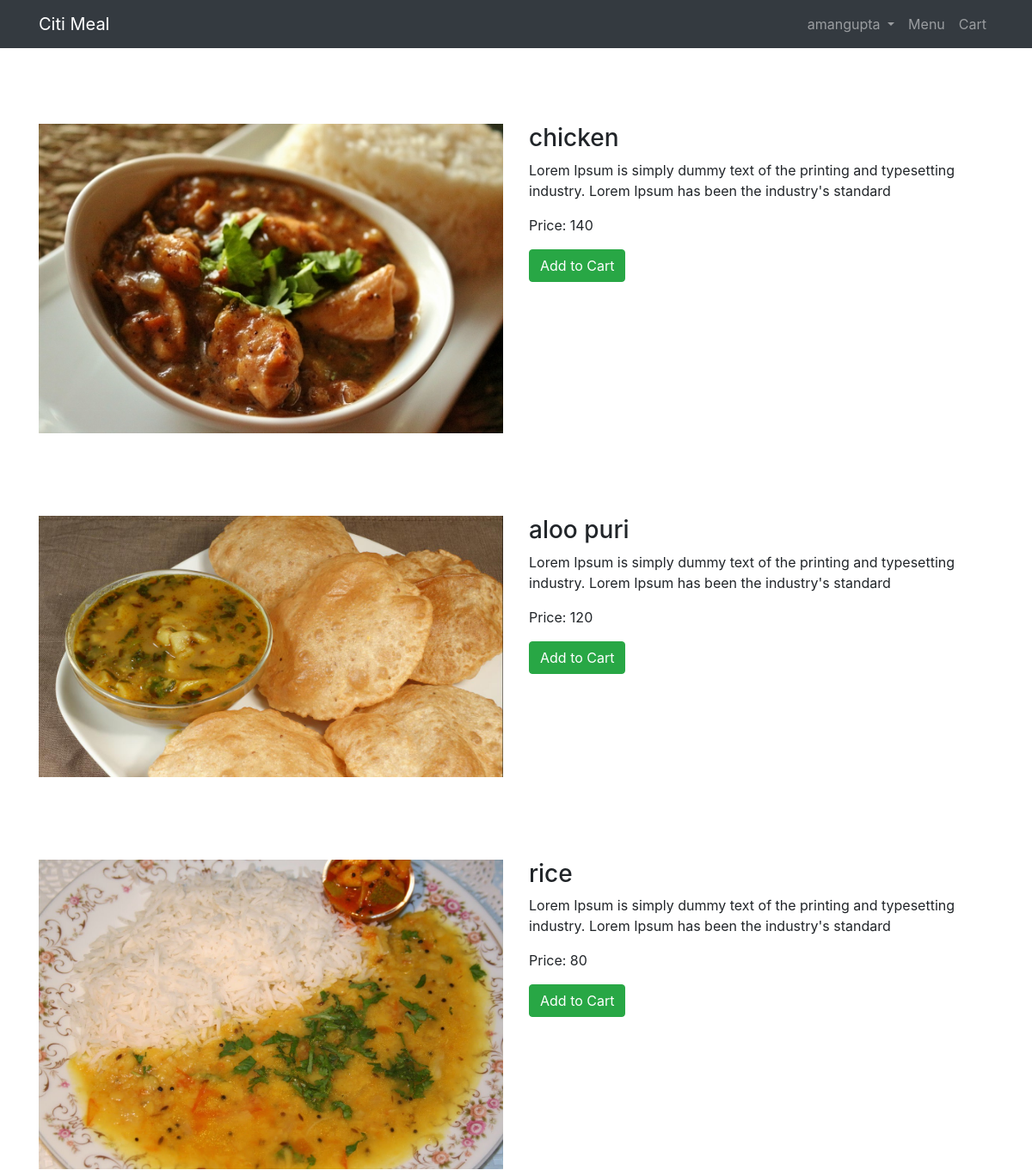
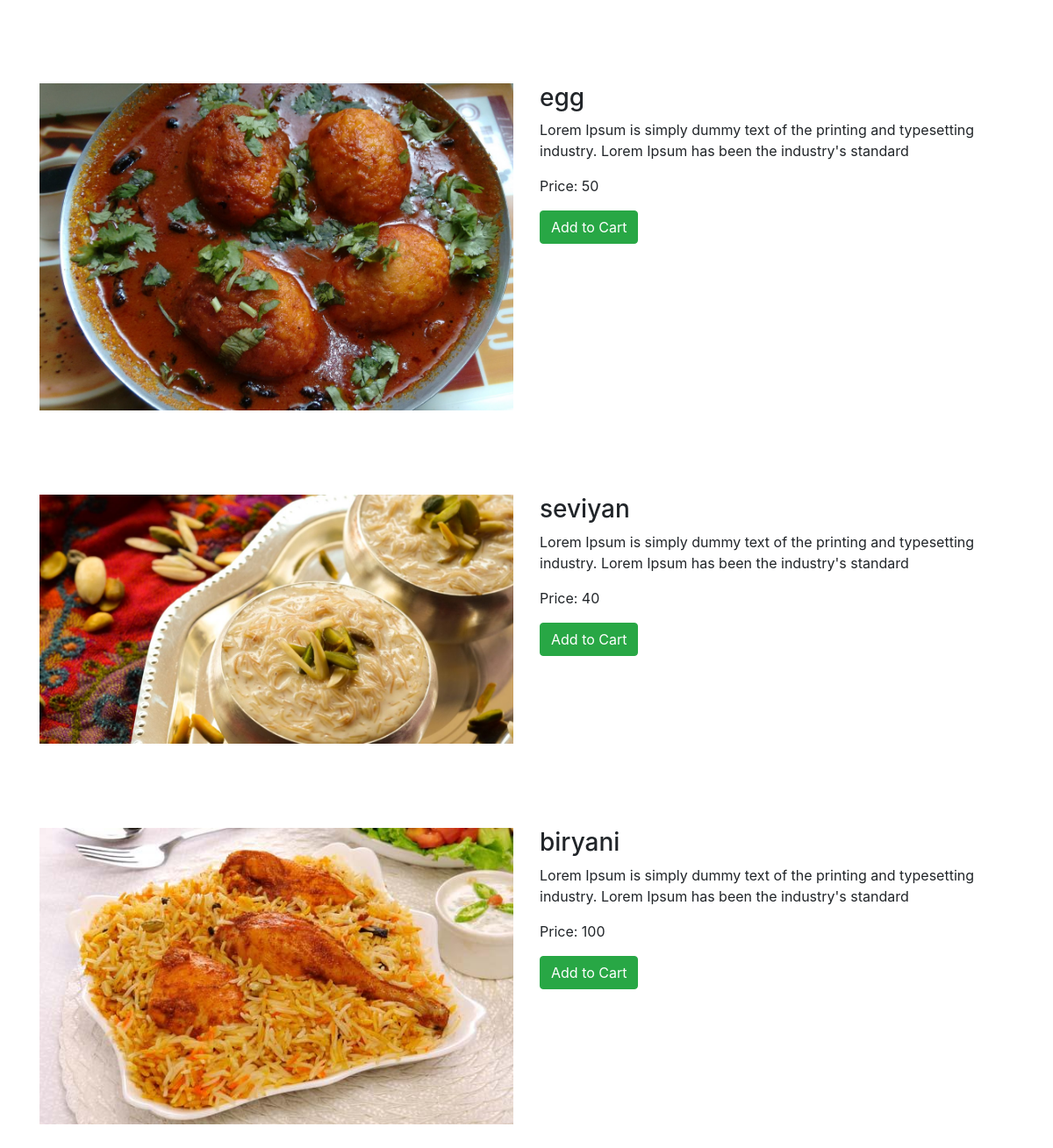
The page /item/ (signed in) on the database its author committed (2 pictures, top to bottom).
### citimeal/models.py (models this page shows, shortened)
class Item(models.Model):
    item_id    = models.CharField(max_length=120)
    item_name  = models.CharField(max_length=120, null=True, blank=True)
    description = models.CharField(max_length=120)
    image      = models.ImageField(upload_to="items/", null=True, blank=True)
    price      = models.IntegerField(null=True)
    active     = models.BooleanField(default=True)
    timestamp  = models.DateTimeField(auto_now=False, auto_now_add=True)

### citimeal/views.py (the view)
# urls.py: url(r'^item/', item_page, name='item'),
def item_page(request):
    items = Item.objects.all()
    context = {
        'items' : items
    }
    return render(request, "item.html", context)

### templates/item.html (shortened to what this page needs)
{% extends "base.html" %}
{% block content %}
<div class="container">
  <form method='POST' action='{% url "update" %}'>
    {% for item in items %}
      <div class="row py-5">
        <div class="col-md-6">
          <img src="{{ item.image.url }}" class="img-fluid"><br>
        </div>
        <div class="col-md-6 col-sm-12">
          <h3>{{ item.item_name }}</h3>
          <p>{{ item.description }}</p>
          <p>Price: {{ item.price }}</p>
          <button type="submit" name='item_name' value='{{ item.item_name }}' class="btn btn-success">Add to Cart</button>
        </div>
      </div>
    {% endfor %}
  </form>
</div>
{% endblock %}

### templates/base.html (shortened to what this page needs)
<!doctype html>
<html lang="en">
  <head>
    <link rel="stylesheet" href="https://maxcdn.bootstrapcdn.com/bootstrap/4.0.0/css/bootstrap.min.css">
  </head>
  <body>
    <nav class="navbar navbar-expand-lg navbar-dark bg-dark fixed-top">
      <div class="container">
        <a class="navbar-brand" href="/">Citi Meal</a>
        <div class="collapse navbar-collapse" id="navbarResponsive">
          <ul class="navbar-nav ml-auto">
            {% if request.user.is_authenticated %}
            <li class="nav-item dropdown">
              <a class="nav-link dropdown-toggle" href="/" id="navbarDropdown" role="button" data-toggle="dropdown" aria-haspopup="true" aria-expanded="false">
                {{ request.user }}
              </a>
            </li>
            {% endif %}
            <li class="nav-item">
              <a class="nav-link" href="/item/">Menu</a>
            </li>
            <li class="nav-item">
              <a class="nav-link" href="/cart/">Cart</a>
            </li>
          </ul>
        </div>
      </div>
    </nav>
    <div class="col py-5">
    </div>
    {% block content %}{% endblock %}
  </body>
</html>

### rows shown on the page
Item: image (picture), item_name "chicken", description "Lorem Ipsum is simply dummy text of the printing and typesetting industry. Lorem Ipsum has been the industry's standard", price "140"
Item: image (picture), item_name "aloo puri", description "Lorem Ipsum is simply dummy text of the printing and typesetting industry. Lorem Ipsum has been the industry's standard", price "120"
Item: image (picture), item_name "rice", description "Lorem Ipsum is simply dummy text of the printing and typesetting industry. Lorem Ipsum has been the industry's standard", price "80"
Item: image (picture), item_name "egg", description "Lorem Ipsum is simply dummy text of the printing and typesetting industry. Lorem Ipsum has been the industry's standard", price "50"
Item: image (picture), item_name "seviyan", description "Lorem Ipsum is simply dummy text of the printing and typesetting industry. Lorem Ipsum has been the industry's standard", price "40"
Item: image (picture), item_name "biryani", description "Lorem Ipsum is simply dummy text of the printing and typesetting industry. Lorem Ipsum has been the industry's standard", price "100"

### other values the page prints
{{ request.user }} "amangupta"
